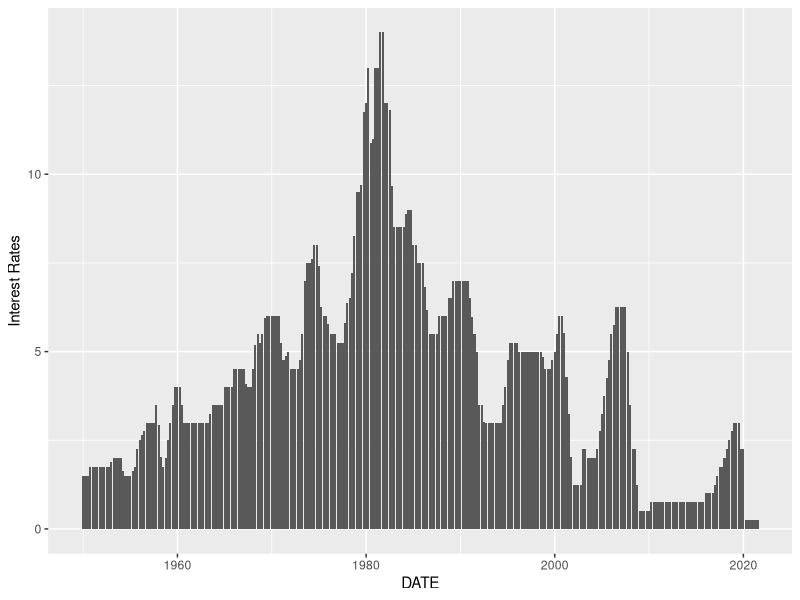
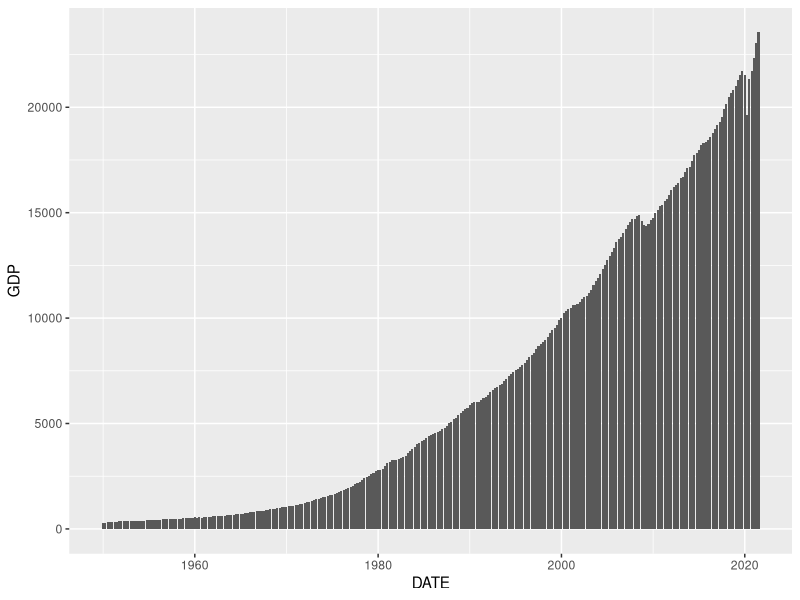

These figures' R source, in order:
## ---- chunk 1
library(tidyverse)
library(dplyr)
library(ggplot2)

GDP <- read_csv("GDP.csv")
Interest_Rates <- read_csv("InterestRates.csv")



GDP_And_Interest_Rates <-  merge(GDP, Interest_Rates, by="DATE") 
names(GDP_And_Interest_Rates)[3] = "Interest Rates"

GDP_And_Interest_Rates 

regression <- lm(`Interest Rates` ~ GDP, GDP_And_Interest_Rates)

regression
summary(regression)

regression |>
  broom::tidy() |>
  select(term, estimate) |>  
  knitr::kable()

ggplot_interest_rates <- ggplot(data = GDP_And_Interest_Rates, mapping = aes(x = DATE, y = `Interest Rates`)) +
  geom_col()

ggplot_GDP <- ggplot(data = GDP_And_Interest_Rates, mapping = aes(x = DATE, y = GDP)) +
  geom_col()

ggplot_interest_rates
ggplot_GDP
